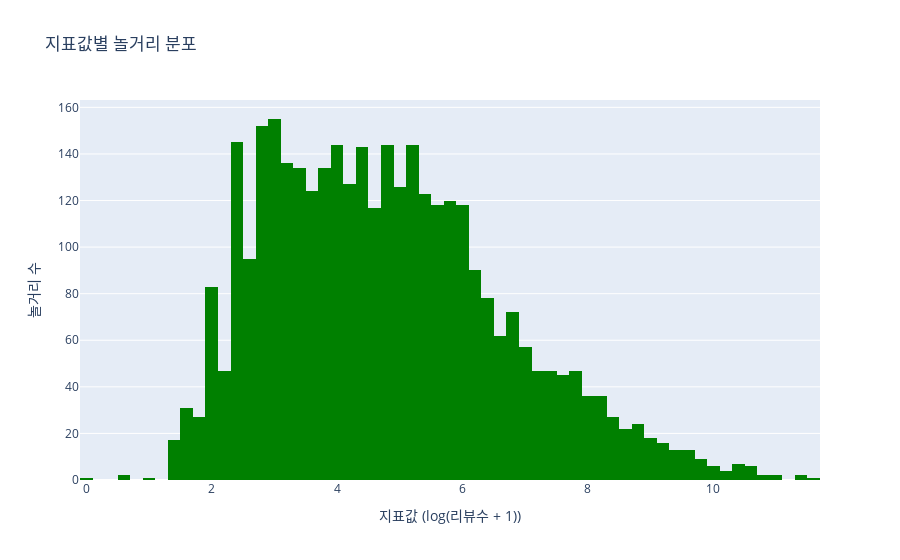

Write notebook code for a chart like this one.
### Code cell
import plotly.express as px

fig = px.histogram(enjoy,x='indicator',title='지표값별 놀거리 분포',color_discrete_sequence=['green'])
fig.update_layout(
    xaxis_title='지표값 (log(리뷰수 + 1))',
    yaxis_title='놀거리 수'
)
fig.show()

### Figure 1 — Plotly figure (JSON) as saved in the notebook; plotly's stock layout.template omitted (floating-point values rounded to 4 significant figures; data arrays with more than 128 entries replaced by an {"elided": "..."} marker saying what was removed)
{"data": [{"bingroup": "x", "hovertemplate": "indicator=%{x}<br>count=%{y}<extra></extra>", "legendgroup": "", "marker": {"color": "green", "pattern": {"shape": ""}}, "name": "", "orientation": "v", "showlegend": false, "type": "histogram", "x": {"elided": "3497 float values"}, "xaxis": "x", "yaxis": "y"}], "layout": {"barmode": "relative", "legend": {"tracegroupgap": 0}, "title": {"text": "지표값별 놀거리 분포"}, "xaxis": {"anchor": "y", "domain": [0, 1], "title": {"text": "지표값 (log(리뷰수 + 1))"}}, "yaxis": {"anchor": "x", "domain": [0, 1], "title": {"text": "놀거리 수"}}}}
